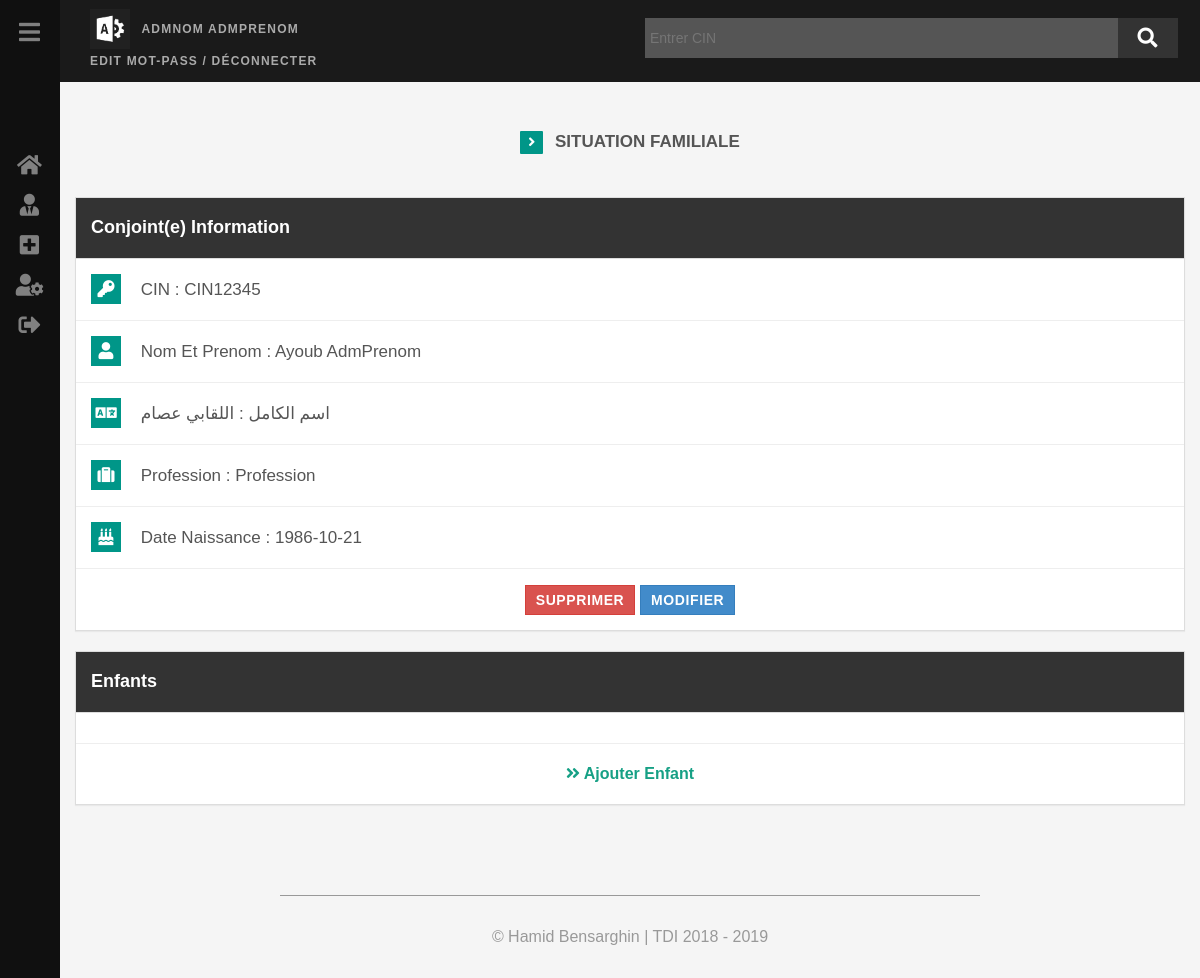
The app's page /GestPersonnel/st?IdEnt=3 (signed in) with its own data.
### tables this page shows
CREATE TABLE IF NOT EXISTS `conjoint` (
  `idC` int(11) NOT NULL AUTO_INCREMENT,
  `nom` varchar(60) NOT NULL,
  `prenom` varchar(60) NOT NULL,
  `profession` varchar(70) NOT NULL,
  `dateNaissance` date NOT NULL,
  `nomAr` varchar(60) NOT NULL,
  `prenomAr` varchar(60) NOT NULL,
  `CIN` varchar(15) NOT NULL,
  `IdEnt` int(11) NOT NULL,
  PRIMARY KEY (`idC`),
  KEY `IdEnt` (`IdEnt`)
);

### GestPersonnel/layout/functions.php (called while the page is built, shortened)
<?php
   function checkIden($table,$IdEnt){
	   	global $db;
	   	$row='';
	   	$stm=$db->prepare("SELECT * FROM ".$table." WHERE IdEnt=?");
		$stm->execute([$IdEnt]);
		if ($stm->rowCount() > 0) {
			$row=$stm->fetch();
		}
		return $row;
   }
 ?>

### GestPersonnel/st.php (the view, shortened to what this page needs)
<?php include 'layout/header.php';
        if (isset($_REQUEST['IdEnt'])){
        $IdEnt=filter_var($_REQUEST['IdEnt'],FILTER_SANITIZE_NUMBER_INT);
        $result=checkIden('conjoint',$IdEnt);
            if(!empty($result)){ ?>
<div class="container">
	<div class="header">
        <p><span class="fa fa-angle-right"></span> Situation Familiale </p>
    </div>
	<div class="fonc-cv">
        <div class="perInfo">
            <div class="panel panel-default">
                <div class="panel-heading">
                   <h4>Conjoint(<span style="text-transform: lowercase;">e</span>) Information </h4>
                </div>
                <div class="panel-body">
                    <div class="row">
                       <span class="fas fa-key"></span> CIN : <?=$result->CIN?>
                    </div>
                    <div class="row">
                        <span class="fas fa-user"></span> Nom et prenom : <?=$result->nom?> <?=$result->prenom?>
                    </div>
                    <div lang="ar"  class="row">
                        <span class="fas fa-language"></span> اسم الكامل : <?=$result->nomAr?> <?=$result->prenomAr?>
                    </div>
                    <div class="row">
                      <span class="fas fa-suitcase"></span> Profession : <?=$result->profession?>
                    </div>
                    <div class="row">
                        <span class="fas fa-birthday-cake"></span> Date Naissance : <?=$result->dateNaissance?>
                    </div>
                    <div class="row">
                    <a href="?IdEnt=<?=$result->IdEnt?>&action=deleteC&idC=<?=$result->idC?>" class="btn btn-danger">supprimer</a> <a href="conjoint?page=modifier&idC=<?=$result->idC?>" class="btn btn-primary">modifier</a>
                    </div>
                </div>
            </div>
        </div>
    </div>
        <div class="EnfantInfo">
        	<div class="panel panel-default">
        		<div class="panel-heading">
        			<h4>Enfants</h4>
        		</div>
        		<div class="panel-body">
        			<div class="row">
					</div>
					<div class="row">
						<a href="enfant?page=ajouter&idC=<?=$result->idC?>"><span class="fa fa-angle-double-right"></span> Ajouter Enfant</a>
					</div>
        		</div>
        	</div>
        </div>
</div>
<?php
}
else
{
    echo "<div class='message-item'>
        <p><b>Pas </b>de Résultat !
        <a href='conjoint?page=ajouter&IdEnt=$IdEnt'><span class='fa fa-angle-double-right'></span> Ajouter Conjoint(<span style='text-transform: lowercase;'>e</span>)</a></p>
              </div>";}
} include 'layout/footer.php'; ?>

### GestPersonnel/assets/css/style.css (style rules this page uses)
body { font-family: 'Lato',sans-serif; font-weight: 300; font-size: 16px; color: #555; background: #f5f5f5; -webkit-transition: all .3s ease; -moz-transition: all .3s ease; -ms-transition: all .3s ease; -o-transition: all .3s ease; transition: all .3s ease; margin-left: 60px; font-family: sans-serif; }
.container { width: 100%; }
h1,h2,h3,h4,h5,h6 { font-family: 'Cabin'; font-weight: 300; color: #333; }
p { line-height: 1.8; margin-bottom: 25px; font-size: 16px; }
a { color: #16a085; word-wrap: break-word; -webkit-transition: color .1s ease-in, background .1s ease-in; -moz-transition: color .1s ease-in, background .1s ease-in; -ms-transition: color .1s ease-in, background .1s ease-in; -o-transition: color .1s ease-in, background .1s ease-in; transition: color .1s ease-in, background .1s ease-in; }
a:before,a:after { -webkit-transition: color .1s ease-in, background .1s ease-in; -moz-transition: color .1s ease-in, background .1s ease-in; -ms-transition: color .1s ease-in, background .1s ease-in; -o-transition: color .1s ease-in, background .1s ease-in; transition: color .1s ease-in, background .1s ease-in; }
.btn { border-radius: 0; padding: 4px 10px; letter-spacing:.6px; text-transform: uppercase; font-weight: 700; }
.header { margin: 30px auto 40px }
.header p { padding: 0; text-align: center; font-weight: 700; text-transform: uppercase; font-size: 17px; }
.header span { color: #fff; width: 23px; line-height: 23px; font-size: 14px; margin-right: 7px; height: 23px; border-radius: 1px; background: #009688 }
.fonc-details > div, .fonc-cv > div { font-size: 17px; text-transform: capitalize; margin: 15px auto }
a { font-weight: 600; text-transform: capitalize; }
.panel-default { border-radius: 0 }
.panel-default .panel-heading { border-radius: 0; background: #333 }
.panel-default .panel-heading h4 { color: #fff; font-weight: 600; font-family: sans-serif; }
.panel-body { padding: 0 }
.panel .row { padding: 15px; line-height: 30px; border-bottom: 1px solid #eee; margin: auto; }
.panel .row .fas { display: inline-block; height: 30px; line-height: 30px; text-align: center; width: 30px; color: #fff; background: #009688; margin-right: 15px; }
.panel-body .row:last-child { text-align: center; border: none; }

### records on screen
conjoint: CIN "CIN12345", nom "Ayoub", prenom "AdmPrenom", nomAr "اللقابي", prenomAr "عصام", profession "Profession", dateNaissance "1986-10-21"

### other values on screen
$_SESSION['nom_authent'] "ADMNOM"
$_SESSION['prenom_authent'] "ADMPRENOM"
